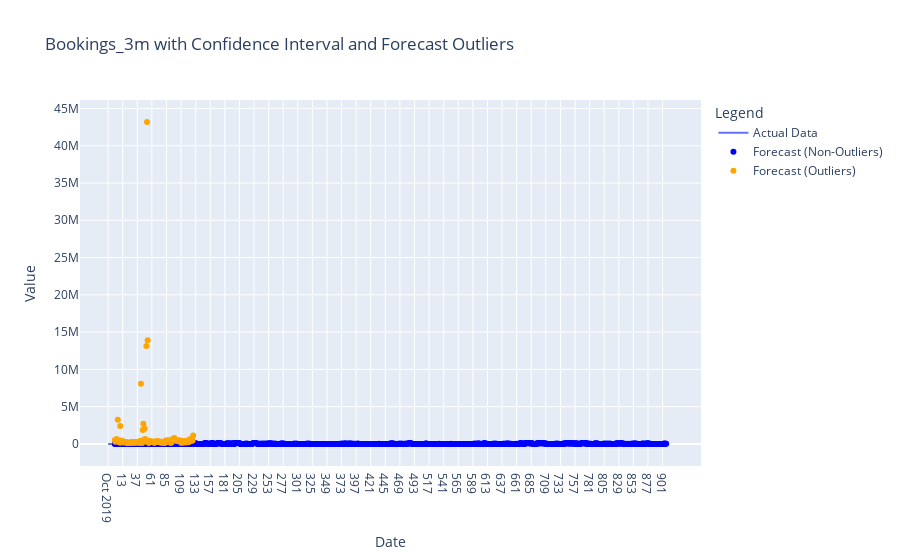

Notebook cell for this chart:
### Code cell
# Call the function to create the plot
plot_with_confidence_interval_and_forecast_outliers(
    actual_data=actual_data['Bookings_3m'], 
    confidence_interval=confidence_interval, 
    forecast_data=forecast_data['Forecast_3m'], 
    forecast_outliers=forecast_outliers, 
    title='Bookings_3m with Confidence Interval and Forecast Outliers'
)

### Figure 1 — Plotly figure (JSON) as saved in the notebook; plotly's stock layout.template omitted (floating-point values rounded to 4 significant figures; data arrays with more than 128 entries replaced by an {"elided": "..."} marker saying what was removed)
{"data": [{"mode": "lines", "name": "Actual Data", "type": "scatter", "x": ["Oct 2019", "Jan 2020", "Apr 2020", "Jul 2020", "Oct 2020", "Jan 2021", "Apr 2021", "Jul 2021", "Oct 2021", "Jan 2022", "Apr 2022"], "y": [4, 36, 29, 124, 724, 4135, 1586, 1102, 3424, 2433, 9657]}, {"fill": "toself", "fillcolor": "rgba(255,0,0,0.2)", "hoverinfo": "skip", "line": {"color": "rgba(255,0,0,0)"}, "showlegend": false, "type": "scatter", "x": ["Oct 2019", "Jan 2020", "Apr 2020", "Jul 2020", "Oct 2020", "Jan 2021", "Apr 2021", "Jul 2021", "Oct 2021", "Jan 2022", "Apr 2022", "Apr 2022", "Jan 2022", "Oct 2021", "Jul 2021", "Apr 2021", "Jan 2021", "Oct 2020", "Jul 2020", "Apr 2020", "Jan 2020", "Oct 2019"], "y": [null, -47.88, -27.47, -95.83, -838.2, -4829.0, -3173.0, -2614.0, -1638.0, -1176.0, -6577.0, 16920.0, 5815.0, 5712.0, 7163.0, 7469.0, 8151.0, 1423.0, 221.8, 73.47, 87.88, null]}, {"marker": {"color": "blue"}, "mode": "markers", "name": "Forecast (Non-Outliers)", "type": "scatter", "x": {"elided": "1038 int values"}, "y": {"elided": "908 int values"}}, {"marker": {"color": "orange"}, "mode": "markers", "name": "Forecast (Outliers)", "type": "scatter", "x": {"elided": "1038 int values"}, "y": {"elided": "130 int values"}}], "layout": {"legend": {"title": {"text": "Legend"}}, "title": {"text": "Bookings_3m with Confidence Interval and Forecast Outliers"}, "xaxis": {"title": {"text": "Date"}}, "yaxis": {"title": {"text": "Value"}}}}
